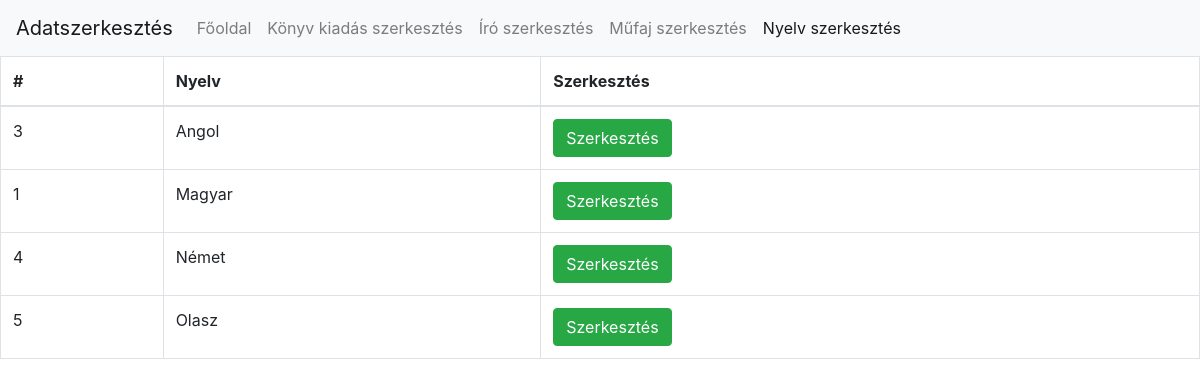
Page /update/listLanguage.php (signed in) on the committed database.
### tables this page shows
CREATE TABLE `languages` (
  `id` int(11) NOT NULL,
  `language` varchar(255) NOT NULL
);

### db.php (called while the page is built, shortened)
<?php
class db{
	private static $host = "localhost:3306";
	private static $username = "root";
	private static $password = "";
	private static $database = "library";
	private static $coding = "utf8";
	private static $instance = null;
	private $connection = "";
	public function __construct(){
		$this->connection = mysqli_connect(self::$host,self::$username,self::$password);
		if(mysqli_connect_errno($this->connection)){
			die("Could not connect mysqli database");
		}else{
			mysqli_select_db($this->connection,self::$database);
			mysqli_set_charset($this->connection,self::$coding);
		}
	}
	public static function get(){
		if(is_null(self::$instance)){
			self::$instance = new db();
		}
		return self::$instance;
	}
	public function query($queryString){
		$result = mysqli_query($this->connection,$queryString);
		return $result;
	}
	public function getArray($queryString){
		$result = $this->query($queryString);
		$rows = array();
		while($row = mysqli_fetch_assoc($result)){
			$rows[] = $row;
		}
		return $rows;
	}
}
?>

### update/listLanguage.php (the view, shortened to what this page needs)
<?php
	require_once "../db.php";
	$db = db::get();
	$selectString = "SELECT * FROM languages";
	$alllanguages = $db->getArray($selectString);
?>
<!DOCTYPE html>
<html>
<head>
	<?php require_once("../head.php"); ?>
	<link rel="stylesheet" href="../css/sweetalert2.min.css">
</head>
<body class="bg">
		<nav class="navbar navbar-expand-lg navbar-light bg-light">
			<a class="navbar-brand" href="#">Adatszerkesztés</a>
			<div class="collapse navbar-collapse" id="navbarNav">
				<ul class="navbar-nav">
				<?php if($_SESSION["username"] == "admin"): ?>
					<li class="nav-item">
						<a class="nav-link" href="../list.php">Főoldal</a>
					</li>
					<li class="nav-item">
						<a class="nav-link" href="listBook.php">Könyv kiadás szerkesztés</a>
					</li>
					<li class="nav-item">
						<a class="nav-link" href="listWriter.php">Író szerkesztés</a>
					</li>
					<li class="nav-item">
						<a class="nav-link" href="listCategory.php">Műfaj szerkesztés</a>
					</li>
					<li class="nav-item active">
						<a class="nav-link" href="listLanguage.php">Nyelv szerkesztés</a>
					</li>
				<?php endif; ?>
				</ul>
			</div>
		</nav>
		<?php if(count($alllanguages) == 0):?>
			<?php echo "<script>window.location.href='listLanguage.php?error=empty'</script>"; ?>
		<?php else:?>
			<table class="table table-bordered">
				<thead>
					<tr>
						<th>#</th>
						<th>Nyelv</th>
						<th>Szerkesztés</th>
					</tr>
				</thead>
				<tbody>
			<?php foreach($alllanguages as $languages):?>
				<tr>
					<td><?php echo $languages["id"]; ?></td>
					<td><?php echo $languages["language"]; ?></td>
					<td><a class="btn btn-success" href="updateLanguage.php?languageid=<?php echo $languages["id"];?>">Szerkesztés</a></td>
				</tr>
			<?php endforeach;?>
				</tbody>
			</table>
		<?php endif;?>
	</body>
</html>

### update/listLanguage.php (style rules this page uses)
.bg { background-image: url("http://www.budaorsiinfo.hu/wp-content/uploads/2013/12/konyv_illusztr.jpg"); background-size: cover; background-repeat: none; }

### rows in the picture
languages: id "3", language "Angol"
languages: id "1", language "Magyar"
languages: id "4", language "Német"
languages: id "5", language "Olasz"
